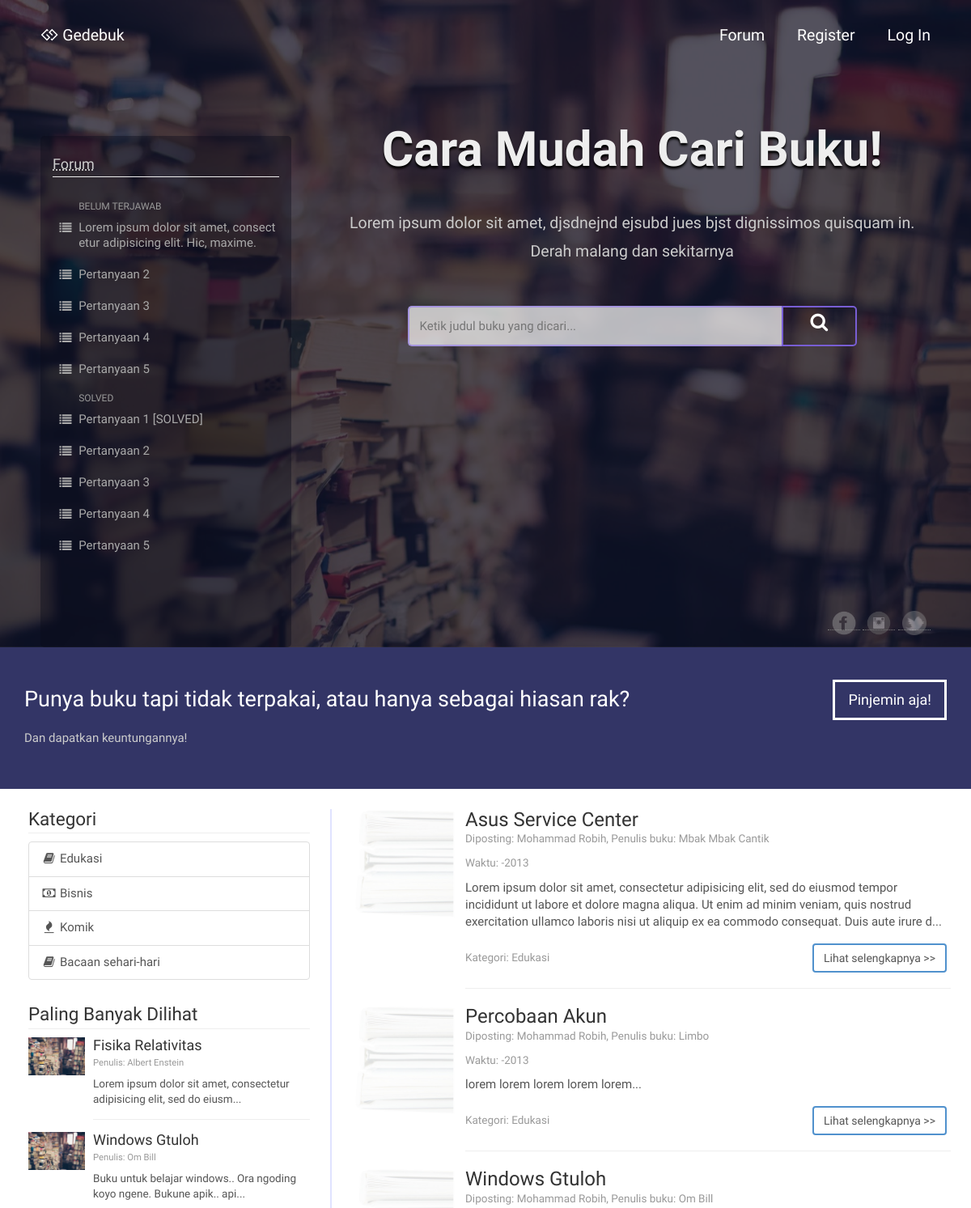
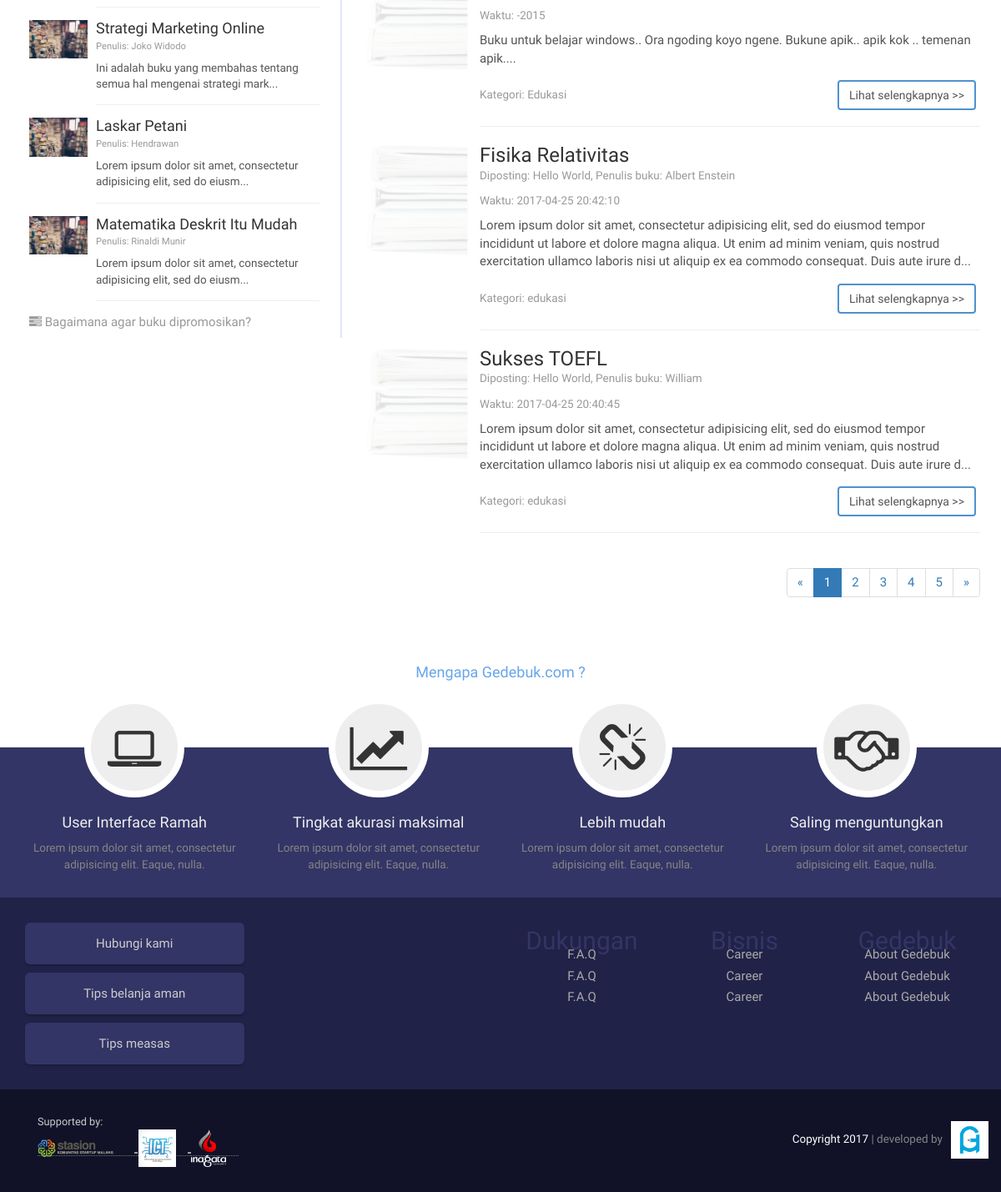
The page / on the database its author committed (2 pictures, top to bottom).
### tables this page shows
CREATE TABLE `buku` (
  `id_buku` int(11) NOT NULL,
  `url` varchar(10) NOT NULL,
  `img` varchar(20) NOT NULL,
  `judul` varchar(50) NOT NULL,
  `pengarang` varchar(50) NOT NULL,
  `tahun_terbit` varchar(4) NOT NULL,
  `harga_beli` int(6) NOT NULL DEFAULT '0',
  `harga_sewa` int(6) NOT NULL DEFAULT '0',
  `jumlah_tersedia` varchar(5) NOT NULL,
  `tgl_publikasi` varchar(20) NOT NULL,
  `id_penjual` varchar(50) NOT NULL,
  `tag` varchar(50) NOT NULL,
  `status` tinyint(4) NOT NULL DEFAULT '0',
  `deskripsi` longtext NOT NULL,
  `cod` varchar(256) NOT NULL,
  `views` int(4) NOT NULL DEFAULT '0'
);

CREATE TABLE `user` (
  `id_user` int(11) NOT NULL,
  `user_name` varchar(20) NOT NULL,
  `nama` varchar(50) NOT NULL,
  `email` varchar(50) NOT NULL,
  `password` varchar(32) NOT NULL,
  `foto` varchar(20) NOT NULL,
  `hp` varchar(13) NOT NULL,
  `jenis_id` varchar(20) NOT NULL,
  `no_id` varchar(40) NOT NULL,
  `alamat` varchar(64) NOT NULL,
  `gender` varchar(1) NOT NULL,
  `akademik` varchar(60) NOT NULL,
  `rating` int(5) NOT NULL,
  `online` int(1) NOT NULL DEFAULT '0'
);

### view/navbar.php (called while the page is built, shortened)
<?php
$login = false;
 ?>

### core/main.php (called while the page is built, shortened)
<?php
function showAllPost() {
  global $link;
  $query  = "SELECT buku.*, user.nama, user.no_id FROM buku, user WHERE id_penjual = no_id ORDER BY id_buku DESC LIMIT 5";
  $result = mysqli_query($link, $query) or die('Gagal memuat post!');
  return $result;
}
function excerpt($string) {
  $string = substr($string, 0, 250);
  return $string . '...';
}
function excerpt50($string) {
  $string = substr($string, 0, 70);
  return $string . '...';
}
function popularPost() {
  global $link;
  $query = "SELECT * FROM buku ORDER BY views DESC LIMIT 5";
  $result = mysqli_query($link, $query);
  return $result;
}
 ?>

### index.php (the view, shortened to what this page needs)
<?php
require_once 'view/header.php';
require_once 'view/navbar.php';
$allPost      = showAllPost();
$popularPost  = popularPost();
?>
<header class="parallax-window" data-parallax="scroll" data-speed="0.2" data-image-src="assets/bg.jpeg">
  <div class="cover">
    <div class="container first-content">
      <div class="fly hidden-xs">
        <ul>
          <li class="pull-left"><a href="index"><i class="fa fa-gg"></i> Gedebuk</a></li>
          <?php
            if ($login) {
            ?>
            <li class="pull-right"><a href="akun"><?php echo "Selamat datang, ".$_SESSION['user']; ?></a></li>
            <li class="pull-right"><a href="logout">Log Out</a></li>
            <?php
          }else{
            ?>
            <li class="pull-right"><a href="login">Log In</a></li>
            <li class="pull-right"><a href="register">Register</a></li>
            <?php
          }
           ?>
           <li class="pull-right"><a href="forum/">Forum</a></li>
        </ul>
      </div>
      <div class="headerfooter">
        <abbr title="Temukan kami di facebook!"><a class="sosmed fb" href="https://www.facebook.com/gedebuk"><img src="assets\fb.png" alt="Share to Facebook"></a></abbr>
        <abbr title="Temukan kami di Instagram"><a class="sosmed" href="https://instagram.com/gedebuk"><img src="assets\ig.png" alt="Share to Instagram"></a></abbr>
        <abbr title="Temukan kami di twitter!"><a class="sosmed" href="https://twitter.com/gedebuk"><img src="assets\tw.png" alt="Share to Twiter"></a></abbr>
      </div>
      <div class="forum hidden-xs hidden-sm">
        <abbr title="Buka forum"><a href="#"><h4 class="garisbawah secondary-colorwhite">Forum</h4></a></abbr>
        <ul class="fa fa-ul">
          <h6 class="first-content">BELUM TERJAWAB</h6>
          <li><a href="#" class="underline"><i class="fa fa-li fa-list"></i> Lorem ipsum dolor sit amet, consectetur adipisicing elit. Hic, maxime.</a></li>
          <li><a href="#" class="underline"><i class="fa fa-li fa-list"></i> Pertanyaan 2</a></li>
          <li><a href="#" class="underline"><i class="fa fa-li fa-list"></i> Pertanyaan 3</a></li>
          <li><a href="#" class="underline"><i class="fa fa-li fa-list"></i> Pertanyaan 4</a></li>
          <li><a href="#" class="underline"><i class="fa fa-li fa-list"></i> Pertanyaan 5</a></li>
          <h6>SOLVED</h6>
          <li><a href="#" class="underline"><i class="fa fa-li fa-list"></i> Pertanyaan 1 [SOLVED]</a></li>
          <li><a href="#" class="underline"><i class="fa fa-li fa-list"></i> Pertanyaan 2</a></li>
          <li><a href="#" class="underline"><i class="fa fa-li fa-list"></i> Pertanyaan 3</a></li>
          <li><a href="#" class="underline"><i class="fa fa-li fa-list"></i> Pertanyaan 4</a></li>
          <li><a href="#" class="underline"><i class="fa fa-li fa-list"></i> Pertanyaan 5</a></li>
        </ul>
      </div>
      <div class="row">
        <div class="col-md-9 col-md-offset-3 col-xs-12 col-sm-12 text-center add-space no-padding" id="layer">
          <h1>Cara mudah cari buku!</h1>
          <div class="secondary-colorwhite first-content scroll">
            <p class="first-content">Lorem ipsum dolor sit amet, djsdnejnd ejsubd jues bjst dignissimos quisquam in.</p>
            <p>Derah malang dan sekitarnya</p>
          </div>
          <div class="col-md-offset-2 col-md-8 scroll">
            <form action="search" mehod="post">
            <div class="secondary-colorwhite">
                <div id="box" class="col-md-10 col-sm-10 col-xs-9 text-box no-padding no-margin">
                  <input id="inputcari" class="search" type="text" name="search" placeholder="Ketik judul buku yang dicari...">
                </div>
            </div>
                <div class="col-md-2 col-sm-2 col-xs-3 text-box no-padding no-margin">
                  <button class="btn btn-lg btn-primary no-margin" type="submit" id="search" name="submit"><p><i class="fa fa-search"></i></p></button>
                </div>
            </form>
            </div>
          </div>
        </div>
      </div>
    </div>
</header>
<section class="offer">
  <div class="container">
    <div class="row">
      <div class="col-xs-12 col-md-9">
        <h4>Punya buku tapi tidak terpakai, atau hanya sebagai hiasan rak?</h4>
        <small>Dan dapatkan keuntungannya!</small>
      </div>
      <div class="col-xs-12 col-md-3">
        <form action="publish.php" method="post">
          <button  type="submit" class="btn btn-lg btn-default wow animated tada" name="pinjemin" >Pinjemin aja!</button>
        </form>
      </div>
    </div>
  </div>
</section>
    <section class="sec">
      <div class="container">
        <div class="row">
          <div class="col-md-4 col-sm-12 col-xs-12 panelkiri">
            <div class="kategori add-space">
              <h2 class="garisbawah">Kategori</h2>
              <div class="list-group">
                <a href="#" class="list-group-item">
                  <i class="fa fa-book fa-fw"></i> Edukasi
                </a>
                <a href="#" class="list-group-item">
                  <i class="fa fa-money fa-fw"></i> Bisnis
                </a>
                <a href="#" class="list-group-item">
                  <i class="fa fa-fire fa-fw"></i> Komik
                </a>
                <a href="#" class="list-group-item">
                  <i class="fa fa-book fa-fw"></i> Bacaan sehari-hari
                </a>
              </div>
            </div>
            <div class="promoted first-content">
              <h2 class="garisbawah">Paling Banyak Dilihat</h2>
              <div class="scroll-page">
                <?php while($trend = mysqli_fetch_array($popularPost)) { ?>
                <a href="post?show=<?php echo $trend['url']; ?>">
                  <div class="media">
                    <div class="media-left">
                        <img class="media-object" src="assets/bg.jpeg" alt="Judul Buku">
                    </div>
                    <div class="media-body garisbawah">
                      <h4 class="media-heading"><?php echo $trend['judul']; ?></h4>
                      <small>Penulis: <?php echo $trend['pengarang']; ?></small>
                      <p><?php echo excerpt50($trend['deskripsi']); ?></p>
                    </div>
                  </div>
                </a>
                <?php } ?>
              </div>
              <a href=""><small class="first-content text-primary premium"><i class="fa fa-tasks"></i> Bagaimana agar buku dipromosikan?</small></a>
            </div>
          </div>
          <div class="col-md-8 col-sm-12 col-xs-12 no-page-padding">
            <div class="featured">
              <ul>
                <?php
                while($row = mysqli_fetch_array($allPost)) { ?>
                <li>
                  <div class="media">
                    <div class="media-left">
                      <a href="#">
                        <img class="media-object" src="assets/bg2.jpg" alt="Judul Buku">
                      </a>
                    </div>
                    <div class="media-body garisbawah">
                      <a href="post?show=<?php echo $row['url']; ?>"><h4 class="media-heading"><?php echo $row['judul']; ?></h4></a>
                      <small>Diposting: <?php echo $row['nama']; ?>, Penulis buku: <?php echo $row['pengarang']; ?></small> <br>
                      <small>Waktu: <?php echo $row['tgl_publikasi']; ?></small>
                      <p><?php echo excerpt($row['deskripsi']); ?></p>
                      <div class="navbody">
                        <div class="col-md-6 col-sm-6 no-padding">
                          <small>Kategori: <?php echo $row['tag']; ?></small>
                        </div>
                        <div class="col-md-6 col-sm-6 attention">
                          <a href="post?show=<?php echo $row['url']; ?>"><button type="button" class="btn btn-primary" name="button">Lihat selengkapnya >></button></a>
                        </div>
                      </div>
                    </div>
                  </div>
                </li>
              <?php }  ?>
              </ul>
              <nav aria-label="Page navigation first-content">
                <ul class="pagination pull-right">
                  <li>
                    <a href="#" aria-label="Previous">
                      <span aria-hidden="true">&laquo;</span>
                    </a>
                  </li>
                  <li class="active"><a href="#">1</a></li>
                  <li><a href="#">2</a></li>
                  <li><a href="#">3</a></li>
                  <li><a href="#">4</a></li>
                  <li><a href="#">5</a></li>
                  <li>
                    <a href="#" aria-label="Next">
                      <span aria-hidden="true">&raquo;</span>
                    </a>
                  </li>
                </ul>
              </nav>
            </div>
          </div>
        </div>
      </div>
    </section>
    <footer>
      <section class="darklight">
        <div class="container">
          <div class="row">
            <div class="col-md-12 col-sm-12 col-xs-12"><h4 class="text-center text-muted">Mengapa Gedebuk.com ?</h4></div>
              <div class="col-md-3 col-sm-3 text-center">
                <div class="fade-up">
                <div class="spec center-block wow animated pulse">
                  <h1 class="inline"><i class="fa fa-laptop fa-fw"></i></h1>
                </div>
                <h2>User Interface Ramah</h2>
                <p>Lorem ipsum dolor sit amet, consectetur adipisicing elit. Eaque, nulla.</p>
              </div>
            </div>
              <div class="col-md-3 col-sm-3 text-center">
                <div class="fade-up">
                <div class="spec center-block wow animated pulse delay-2s">
                  <h1 class="inline"><i class="fa fa-line-chart fa-fw"></i></h1>
                </div>
                <h2>Tingkat akurasi maksimal</h2>
                <p>Lorem ipsum dolor sit amet, consectetur adipisicing elit. Eaque, nulla.</p>
              </div>
            </div>
              <div class="col-md-3 col-sm-3 text-center">
                <div class="fade-up">
                <div class="spec center-block wow animated pulse delay-4s">
                  <h1 class="inline"><i class="fa fa-chain-broken fa-fw"></i></h1>
                </div>
                <h2>Lebih mudah</h2>
                <p>Lorem ipsum dolor sit amet, consectetur adipisicing elit. Eaque, nulla.</p>
              </div>
            </div>
              <div class="col-md-3 col-sm-3 text-center">
                <div class="fade-up">
                <div class="spec center-block wow animated pulse delay-6s">
                  <h1 class="inline"><i class="fa fa-handshake-o fa-fw"></i></h1>
                </div>
                <h2>Saling menguntungkan</h2>
                <p>Lorem ipsum dolor sit amet, consectetur adipisicing elit. Eaque, nulla.</p>
              </div>
            </div>
          </div>
        </div>
      </section>
      <section class="dark">
        <div class="container">
          <div class="row">
            <div class="col-md-3 col-sm-4">
              <a href="#">
                <div class="block help text-center">Hubungi kami</div>
              </a>
              <a href="#">
                <div class="block help text-center">Tips belanja aman</div>
              </a>
              <a href="#">
                <div class="block help text-center">Tips measas</div>
              </a>
            </div>
            <div class="col-md-2 col-md-offset-3 text-center">
              <p>Dukungan</p>
              <ul>
                <li><a href="#">F.A.Q</a></li>
                <li><a href="#">F.A.Q</a></li>
                <li><a href="#">F.A.Q</a></li>
              </ul>
            </div>
            <div class="col-md-2 text-center">
              <p>Bisnis</p>
              <ul>
                <li><a href="#">Career</a></li>
                <li><a href="#">Career</a></li>
                <li><a href="#">Career</a></li>
              </ul>
            </div>
            <div class="col-md-2 text-center">
              <p>Gedebuk</p>
              <ul>
                <li><a href="#">About Gedebuk</a></li>
                <li><a href="#">About Gedebuk</a></li>
                <li><a href="#">About Gedebuk</a></li>
              </ul>
            </div>
        </div>
      </section>
      <section class="powered clearfix">
        <div class="container">
          <div class="row">
            <div class="col-md-6 pull-left">
              <small class="block">Supported by:</small>
              <abbr title="Stasion">
                <a href="#">
                  <img src="assets/stasion.png" alt="">
                </a>
              </abbr>
              <abbr title="CDC ICT">
                <a href="#">
                  <img src="assets/ict.jpg" alt="">
                </a>
              </abbr>
              <abbr title="Inagata technosmith">
                <a href="#">
                  <img src="assets/inagata.png" alt="">
                </a>
              </abbr>
            </div>
            <div class="col-md-6 dev text-right">
              <p class="inline"><span class="primary-colorwhite">Copyright <?php echo date('Y'); ?></span> | developed by &nbsp; </p>
              <abbr title="Guadev">
                <a href="#">
                  <img src="assets/GUAdev.jpg" alt="">
                </a>
              </abbr>
            </div>
          </div>
        </div>
      </section>
    </footer>
  </body>
</html>

### css/responsive.css (style rules this page uses)
@media screen and (min-width:993px) { .offer button { float: right; } }

### rows shown on the page
buku: judul "Fisika Relativitas", pengarang "Albert Enstein", deskripsi "Lorem ipsum dolor sit amet, consectetur adipisicing elit, sed do eiusm...", user.nama "Hello World", tgl_publikasi "2017-04-25 20:42:10", deskripsi "Lorem ipsum dolor sit amet, consectetur adipisicing elit, sed do eiusmod tempor incididunt ut labore et dolore magna aliqua. Ut enim ad minim veniam, quis nostrud exercitation ullamco laboris nisi ut aliquip ex ea commodo consequat. Duis aute irure d...", tag "edukasi"
buku: judul "Windows Gtuloh", pengarang "Om Bill", deskripsi "Buku untuk belajar windows.. Ora ngoding koyo ngene. Bukune apik.. api...", user.nama "Mohammad Robih", tgl_publikasi "-2015", deskripsi "Buku untuk belajar windows.. Ora ngoding koyo ngene. Bukune apik.. apik kok .. temenan apik....", tag "Edukasi"
buku: judul "Strategi Marketing Online", pengarang "Joko Widodo", deskripsi "Ini adalah buku yang membahas tentang semua hal mengenai strategi mark..."
buku: judul "Laskar Petani", pengarang "Hendrawan", deskripsi "Lorem ipsum dolor sit amet, consectetur adipisicing elit, sed do eiusm..."
buku: judul "Matematika Deskrit Itu Mudah", pengarang "Rinaldi Munir", deskripsi "Lorem ipsum dolor sit amet, consectetur adipisicing elit, sed do eiusm..."
buku: judul "Asus Service Center", user.nama "Mohammad Robih", pengarang "Mbak Mbak Cantik", tgl_publikasi "-2013", deskripsi "Lorem ipsum dolor sit amet, consectetur adipisicing elit, sed do eiusmod tempor incididunt ut labore et dolore magna aliqua. Ut enim ad minim veniam, quis nostrud exercitation ullamco laboris nisi ut aliquip ex ea commodo consequat. Duis aute irure d...", tag "Edukasi"
buku: judul "Percobaan Akun", user.nama "Mohammad Robih", pengarang "Limbo", tgl_publikasi "-2013", deskripsi "lorem lorem lorem lorem lorem...", tag "Edukasi"
buku: judul "Sukses TOEFL", user.nama "Hello World", pengarang "William", tgl_publikasi "2017-04-25 20:40:45", deskripsi "Lorem ipsum dolor sit amet, consectetur adipisicing elit, sed do eiusmod tempor incididunt ut labore et dolore magna aliqua. Ut enim ad minim veniam, quis nostrud exercitation ullamco laboris nisi ut aliquip ex ea commodo consequat. Duis aute irure d...", tag "edukasi"
